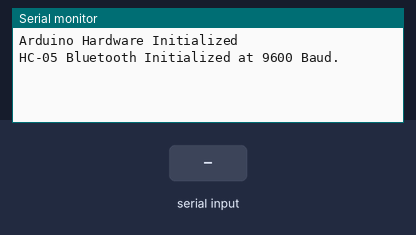
A sketch run on a simulated Arduino Uno, built with avr-gcc and run on an emulated ATmega328P. Parts: the last lines printed to the serial monitor. The inputs (shaded band) are chosen by the test bench.

Above: at 1.2 s.
1.3 s: "1" received over the second serial link
At 1.8 s:
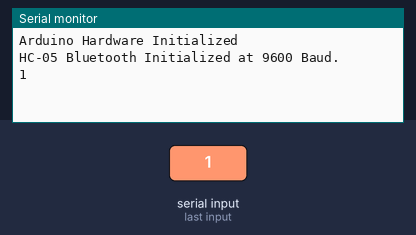
2.8 s: "0" received over the second serial link
At 4.1 s:
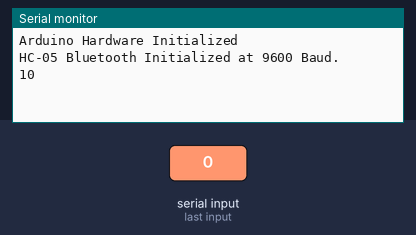

Measured:
- after the input at 1.3 s, the serial monitor: prints a new line at once (image 1)
- after the input at 2.8 s, the serial monitor: prints a new line at once (image 2)

The sketch:

BT_connection.ino
```cpp
#include <SoftwareSerial.h>

SoftwareSerial BTSerial(2,3);

void setup() {
  // put your setup code here, to run once:
Serial.begin(9600);
Serial.println("Arduino Hardware Initialized");
BTSerial.begin(9600);
Serial.println("HC-05 Bluetooth Initialized at 9600 Baud.");
}

void loop() {
  // put your main code here, to run repeatedly:
if (BTSerial.available()){
  Serial.write(BTSerial.read());
}
if (Serial.available()){
  BTSerial.write(Serial.read());
}
}
```
